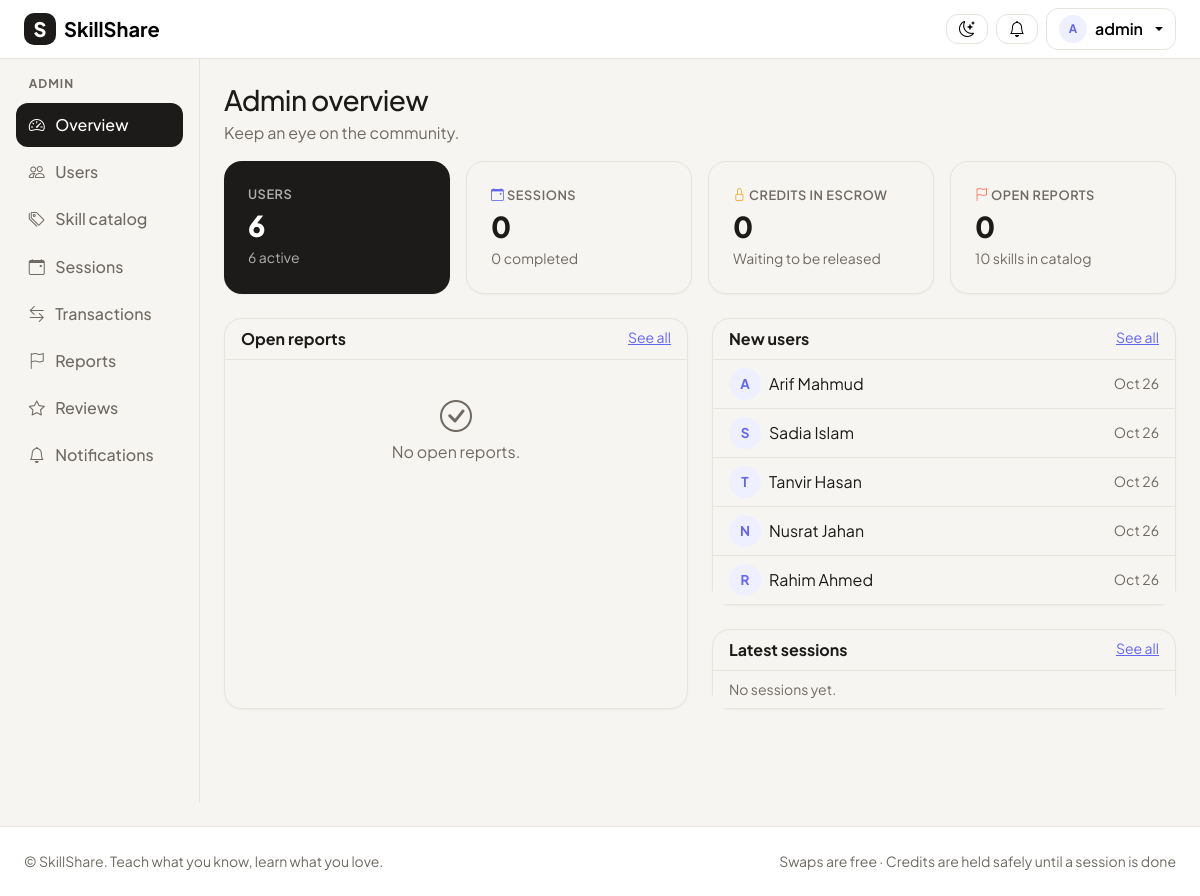
Page /admin-panel/ (signed in) on the committed database.
### accounts/models.py (models this page shows, shortened)
class User(AbstractUser):
    ROLE_CHOICES = [
        ("user", "User"),
        ("admin", "Admin"),
    ]
    role = models.CharField(max_length=10, choices=ROLE_CHOICES, default="user")
    bio = models.TextField(blank=True)
    location = models.CharField(max_length=100, blank=True)
    photo = models.ImageField(upload_to="photos/", blank=True, null=True)
    credits = models.IntegerField(default=20)  # every new user gets 20 credits
    def is_admin(self):
        return self.role == "admin"
    def display_name(self):
        return self.get_full_name() or self.username

### accounts/views.py (the view)
# urls.py: path("admin-panel/", accounts_views.admin_dashboard, name="admin_dashboard"),
@login_required
def admin_dashboard(request):
    if not_admin(request):
        return redirect("dashboard")
    users = User.objects.filter(role="user")
    context = {
        "total_users": users.count(),
        "active_users": users.filter(is_active=True).count(),
        "total_skills": Skill.objects.count(),
        "total_sessions": Session.objects.count(),
        "completed_sessions": Session.objects.filter(status="completed").count(),
        "open_reports": Report.objects.filter(status="open").count(),
        "credits_in_escrow": sum(s.cost for s in Session.objects.filter(escrow="locked")),
        "recent_sessions": Session.objects.order_by("-created_at")[:5],
        "recent_reports": Report.objects.filter(status="open")[:5],
        "new_users": users.order_by("-date_joined")[:5],
    }
    return render(request, "accounts/admin_dashboard.html", context)

### accounts/views.py (called while the page is built)
def not_admin(request):
    if not request.user.is_admin():
        messages.error(request, "Only admins can open that page.")
        return True
    return False

### templates/accounts/admin_dashboard.html (shortened to what this page needs)
{% extends "base.html" %}
{% block content %}
<h1 class="h3 mb-1">Admin overview</h1>
<p class="text-secondary">Keep an eye on the community.</p>
<div class="row g-3 mb-4">
  <div class="col-6 col-xl-3">
    <div class="card card-dark p-4 h-100">
      <div class="stat-label text-secondary">Users</div>
      <div class="stat-value">{{ total_users }}</div>
      <div class="small text-secondary">{{ active_users }} active</div>
    </div>
  </div>
  <div class="col-6 col-xl-3">
    <div class="card p-4 h-100">
      <div class="stat-label"><i class="bi bi-calendar-event text-indigo"></i> Sessions</div>
      <div class="stat-value">{{ total_sessions }}</div>
      <div class="small text-secondary">{{ completed_sessions }} completed</div>
    </div>
  </div>
  <div class="col-6 col-xl-3">
    <div class="card p-4 h-100">
      <div class="stat-label"><i class="bi bi-lock text-amber"></i> Credits in escrow</div>
      <div class="stat-value">{{ credits_in_escrow }}</div>
      <div class="small text-secondary">Waiting to be released</div>
    </div>
  </div>
  <div class="col-6 col-xl-3">
    <a href="{% url 'admin_reports' %}" class="card p-4 h-100">
      <div class="stat-label"><i class="bi bi-flag text-coral"></i> Open reports</div>
      <div class="stat-value">{{ open_reports }}</div>
      <div class="small text-secondary">{{ total_skills }} skills in catalog</div>
    </a>
  </div>
</div>
<div class="row g-4">
  <div class="col-lg-6">
    <div class="card h-100">
      <div class="card-header d-flex justify-content-between"><span>Open reports</span><a href="{% url 'admin_reports' %}" class="small fw-normal">See all</a></div>
      <ul class="list-group list-group-flush">
        {% for r in recent_reports %}
          <li class="list-group-item">
            <div class="d-flex justify-content-between">
              <strong>{{ r.get_category_display }}</strong>
              <span class="small text-secondary">{{ r.created_at|date:"M j" }}</span>
            </div>
            <div class="small text-secondary">{{ r.reporter }}{% if r.reported_user %} reported {{ r.reported_user }}{% endif %}</div>
          </li>
        {% empty %}
          <li class="list-group-item empty-state"><i class="bi bi-check-circle"></i>No open reports.</li>
        {% endfor %}
      </ul>
    </div>
  </div>
  <div class="col-lg-6">
    <div class="card mb-4">
      <div class="card-header d-flex justify-content-between"><span>New users</span><a href="{% url 'admin_users' %}" class="small fw-normal">See all</a></div>
      <ul class="list-group list-group-flush">
        {% for u in new_users %}
          <a href="{% url 'admin_user_detail' u.pk %}" class="list-group-item list-group-item-action d-flex align-items-center gap-2">
            {% include "shared/_avatar.html" with person=u size=32 %}
            <span class="flex-grow-1">{{ u.display_name }}</span>
            <span class="small text-secondary">{{ u.date_joined|date:"M j" }}</span>
          </a>
        {% empty %}
          <li class="list-group-item text-secondary small">No users yet.</li>
        {% endfor %}
      </ul>
    </div>
    <div class="card">
      <div class="card-header d-flex justify-content-between"><span>Latest sessions</span><a href="{% url 'admin_sessions' %}" class="small fw-normal">See all</a></div>
      <ul class="list-group list-group-flush">
        {% for s in recent_sessions %}
          <li class="list-group-item d-flex justify-content-between">
            <span class="small">{{ s.teacher }} → {{ s.learner }} · {{ s.skill }}</span>
            <span class="badge badge-soft">{{ s.get_status_display }}</span>
          </li>
        {% empty %}
          <li class="list-group-item text-secondary small">No sessions yet.</li>
        {% endfor %}
      </ul>
    </div>
  </div>
</div>
{% endblock %}

### templates/base.html (shortened to what this page needs)
{% load static %}
<html lang="en">
<head>
  <link href="https://cdn.jsdelivr.net/npm/bootstrap@5.3.3/dist/css/bootstrap.min.css" rel="stylesheet">
  <link href="https://cdn.jsdelivr.net/npm/bootstrap-icons@1.11.3/font/bootstrap-icons.min.css" rel="stylesheet">
  <link href="{% static 'accounts/base.css' %}?v=4" rel="stylesheet">
</head>
<body>
  <nav class="navbar navbar-expand bg-body border-bottom sticky-top">
    <div class="container-fluid px-3 px-lg-4">
      <a class="navbar-brand d-flex align-items-center gap-2" href="{% url 'home' %}" title="SkillShare home">
        <span class="brand-mark">S</span>
        <span class="fw-bold">SkillShare</span>
      </a>
      <div class="ms-auto d-flex align-items-center gap-2">
        <button class="btn btn-light" type="button" id="theme-toggle" title="Switch theme" aria-label="Switch between light and dark theme">
          <i class="bi bi-moon-stars" id="theme-icon"></i>
        </button>
        {% if user.is_authenticated %}
          <a href="{% url 'notifications' %}" class="btn btn-light position-relative" title="Notifications">
            <i class="bi bi-bell"></i>
          </a>
          <div class="dropdown">
            <button class="btn btn-light dropdown-toggle d-flex align-items-center gap-2" data-bs-toggle="dropdown">
              {% include "shared/_avatar.html" with person=user size=28 %}
              <span class="d-none d-md-inline">{{ user.display_name }}</span>
            </button>
          </div>
        {% else %}
          <a href="{% url 'login' %}" class="btn btn-light">Log in</a>
          <a href="{% url 'register' %}" class="btn btn-coral">Join free</a>
        {% endif %}
      </div>
    </div>
  </nav>
  <div class="container-fluid">
    <div class="row">
        {% if user.is_authenticated or request.resolver_match.url_name != 'home' %}
      <aside class="col-lg-2 p-0">
        <div class="offcanvas-lg offcanvas-start sidebar" tabindex="-1" id="sidebar">
          <div class="offcanvas-body d-block p-3">
            {% with name=request.resolver_match.url_name %}
            <nav class="nav flex-column gap-1">
              {% if not user.is_authenticated %}
                <a class="nav-link {% if name == 'home' %}active{% endif %}" href="{% url 'home' %}"><i class="bi bi-house"></i> Home</a>
                <a class="nav-link {% if name == 'login' %}active{% endif %}" href="{% url 'login' %}"><i class="bi bi-box-arrow-in-right"></i> Log in</a>
                <a class="nav-link {% if name == 'register' %}active{% endif %}" href="{% url 'register' %}"><i class="bi bi-person-plus"></i> Create account</a>
              {% elif user.is_admin %}
                <div class="sidebar-label">Admin</div>
                <a class="nav-link {% if name == 'admin_dashboard' %}active{% endif %}" href="{% url 'admin_dashboard' %}"><i class="bi bi-speedometer2"></i> Overview</a>
                <a class="nav-link {% if name == 'admin_users' or name == 'admin_user_detail' %}active{% endif %}" href="{% url 'admin_users' %}"><i class="bi bi-people"></i> Users</a>
                <a class="nav-link {% if name == 'admin_skills' %}active{% endif %}" href="{% url 'admin_skills' %}"><i class="bi bi-tags"></i> Skill catalog</a>
                <a class="nav-link {% if name == 'admin_sessions' %}active{% endif %}" href="{% url 'admin_sessions' %}"><i class="bi bi-calendar-event"></i> Sessions</a>
                <a class="nav-link {% if name == 'admin_transactions' %}active{% endif %}" href="{% url 'admin_transactions' %}"><i class="bi bi-arrow-left-right"></i> Transactions</a>
                <a class="nav-link {% if name == 'admin_reports' %}active{% endif %}" href="{% url 'admin_reports' %}"><i class="bi bi-flag"></i> Reports</a>
                <a class="nav-link {% if name == 'admin_reviews' %}active{% endif %}" href="{% url 'admin_reviews' %}"><i class="bi bi-star"></i> Reviews</a>
                <a class="nav-link {% if name == 'notifications' %}active{% endif %}" href="{% url 'notifications' %}"><i class="bi bi-bell"></i> Notifications</a>
              {% endif %}
            </nav>
            {% endwith %}
          </div>
        </div>
      </aside>
      {% endif %}
      <main class="{% if user.is_authenticated or request.resolver_match.url_name != 'home' %}col-lg-10{% else %}col-12{% endif %} py-4 px-3 px-lg-4">
        {% block content %}{% endblock %}
      </main>
    </div>
  </div>
  <footer class="border-top bg-body py-4 mt-4">
    <div class="container-fluid px-4 d-flex flex-column flex-md-row justify-content-between gap-2 small text-secondary">
      <span>&copy; SkillShare. Teach what you know, learn what you love.</span>
      <span>Swaps are free · Credits are held safely until a session is done</span>
    </div>
  </footer>
</body>
</html>

### templates/shared/_avatar.html (shortened to what this page needs)
{% if person.photo %}
  <img src="{{ person.photo.url }}" alt="{{ person }}" class="avatar" style="width: {{ size|default:40 }}px; height: {{ size|default:40 }}px;">
{% else %}
  <span class="avatar avatar-letter" style="width: {{ size|default:40 }}px; height: {{ size|default:40 }}px; font-size: calc({{ size|default:40 }}px * 0.42);">{{ person.display_name|first|upper }}</span>
{% endif %}

### static/accounts/base.css (style rules this page uses)
:root { --charcoal: #1C1B1A; --coral: #FF6B4A; --coral-dark: #E8573A; --indigo: #6366F1; --amber: #F5A524; --green: #16A34A; }
:root:not([data-bs-theme="dark"]) { --canvas: #F7F5F2; --border: #E7E3DD; --muted: #6F6A63; --bs-body-font-family: "Plus Jakarta Sans", system-ui, sans-serif; --bs-body-color: var(--charcoal); --bs-body-bg: var(--canvas); --bs-border-color: var(--border); --bs-secondary-color: var(--muted); --bs-link-color-rgb: 99, 102, 241; color-scheme: light; }
body { min-height: 100vh; display: flex; flex-direction: column; }
body > .container-fluid { flex: 1; }
h1, h2, h3, h4, h5 { font-weight: 700; letter-spacing: -0.02em; }
.text-secondary { color: var(--muted) !important; }
.card { border: 1px solid var(--border); border-radius: 18px; box-shadow: 0 1px 2px rgba(28, 27, 26, 0.04); }
.card-header { background: transparent; border-bottom-color: var(--border); font-weight: 700; }
a.card { text-decoration: none; color: inherit; transition: transform .15s, box-shadow .15s; }
.card-dark { background: var(--charcoal); color: #fff; border: none; }
.card-dark .text-secondary { color: rgba(255, 255, 255, .65) !important; }
.btn { border-radius: 12px; font-weight: 600; }
.btn-light { background: #fff; border-color: var(--border); }
.text-coral { color: var(--coral) !important; }
.text-indigo { color: var(--indigo) !important; }
.text-amber { color: var(--amber) !important; }
.brand-mark { width: 32px; height: 32px; border-radius: 10px; background: var(--charcoal); color: #fff; display: inline-flex; align-items: center; justify-content: center; font-weight: 800; }
@media (min-width: 992px) { .sidebar { position: sticky; top: 57px; height: calc(100vh - 57px); border-right: 1px solid var(--border); background: #fff; } }
.sidebar .nav-link { display: flex; align-items: center; gap: .65rem; color: var(--muted); border-radius: 12px; padding: .6rem .8rem; font-weight: 500; }
.sidebar .nav-link.active { background: var(--charcoal); color: #fff; }
.sidebar-label { font-size: .75rem; text-transform: uppercase; letter-spacing: .08em; color: var(--muted); padding: 0 .8rem .4rem; font-weight: 700; }
.avatar { border-radius: 50%; object-fit: cover; flex-shrink: 0; }
.avatar-letter { display: inline-flex; align-items: center; justify-content: center; background: #EEF0FF; color: var(--indigo); font-weight: 700; }
.stat-label { font-size: .8rem; color: var(--muted); font-weight: 600; text-transform: uppercase; letter-spacing: .04em; }
.stat-value { font-size: 1.8rem; font-weight: 800; letter-spacing: -0.03em; }
.empty-state { text-align: center; padding: 2.5rem 1rem; color: var(--muted); }
.empty-state i { font-size: 2rem; display: block; margin-bottom: .5rem; }

### rows in the picture
User: display_name|first "A", display_name "admin"
User: {{ size|default:40 }} 32 (drawn), display_name|first "A", display_name "Arif Mahmud", date_joined "Oct 26"
User: {{ size|default:40 }} 32 (drawn), display_name|first "S", display_name "Sadia Islam", date_joined "Oct 26"
User: {{ size|default:40 }} 32 (drawn), display_name|first "T", display_name "Tanvir Hasan", date_joined "Oct 26"
User: {{ size|default:40 }} 32 (drawn), display_name|first "N", display_name "Nusrat Jahan", date_joined "Oct 26"
User: {{ size|default:40 }} 32 (drawn), display_name|first "R", display_name "Rahim Ahmed", date_joined "Oct 26"

### other values in the picture
{{ total_users }} "6"
{{ active_users }} "6"
{{ total_sessions }} "0"
{{ completed_sessions }} "0"
{{ credits_in_escrow }} "0"
{{ open_reports }} "0"
{{ total_skills }} "10"
